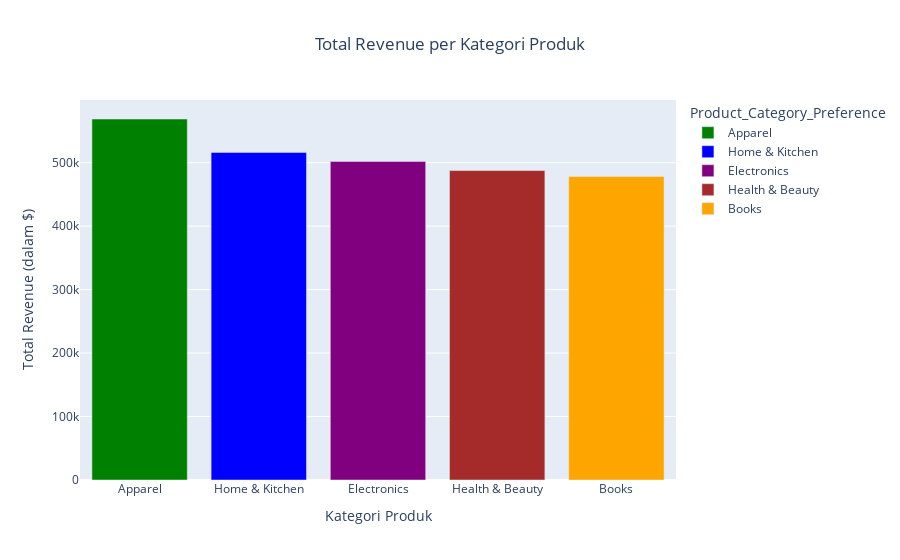

The code cell stored with this chart in its notebook:
### Markdown cell above
Untuk melihat proporsi kategori produk terhadap total revenue, pertama dilakukan pengelompokkan kategori produk dan menghitung revenue yang dihasilkan berdasarkan masing-masing produk, lalu ditampilkan menggunakan diagram bar. Konstruksinya seperti dibawah ini:

### Code cell
# menjumlahkan revenue dari masing-masing kategori produk menggunakan fungsi .groupby() dan .sum() lalu diurutkan berdasarkan revenue tertinggi
cat_bar = data.groupby('Product_Category_Preference')['Total_Spending'].sum().reset_index()
cat_bar = cat_bar.sort_values('Total_Spending', ascending=False)

# menampilkan visualisasi diagram bar plotly menggunakan fungsi px.bar()
fig = px.bar(cat_bar, x='Product_Category_Preference', y='Total_Spending', 
             color='Product_Category_Preference',
             color_discrete_sequence=['green', 'blue', 'purple', 'brown', 'orange'],
             title='Total Revenue per Kategori Produk')

# mengubah judul axis x dan y dan beberapa layout menggunakan fungsi .update_layout()
fig.update_layout(
    xaxis_title= 'Kategori Produk',
    yaxis_title= 'Total Revenue (dalam $)',
    title_x = 0.5)

# menampilkan diagram
fig.show()

### Figure 1 — Plotly figure (JSON) as saved in the notebook; plotly's stock layout.template omitted (floating-point values rounded to 4 significant figures)
{"data": [{"alignmentgroup": "True", "hovertemplate": "Product_Category_Preference=%{x}<br>Total_Spending=%{y}<extra></extra>", "legendgroup": "Apparel", "marker": {"color": "green", "pattern": {"shape": ""}}, "name": "Apparel", "offsetgroup": "Apparel", "orientation": "v", "showlegend": true, "textposition": "auto", "type": "bar", "x": ["Apparel"], "xaxis": "x", "y": [568820], "yaxis": "y"}, {"alignmentgroup": "True", "hovertemplate": "Product_Category_Preference=%{x}<br>Total_Spending=%{y}<extra></extra>", "legendgroup": "Home & Kitchen", "marker": {"color": "blue", "pattern": {"shape": ""}}, "name": "Home & Kitchen", "offsetgroup": "Home & Kitchen", "orientation": "v", "showlegend": true, "textposition": "auto", "type": "bar", "x": ["Home & Kitchen"], "xaxis": "x", "y": [516217], "yaxis": "y"}, {"alignmentgroup": "True", "hovertemplate": "Product_Category_Preference=%{x}<br>Total_Spending=%{y}<extra></extra>", "legendgroup": "Electronics", "marker": {"color": "purple", "pattern": {"shape": ""}}, "name": "Electronics", "offsetgroup": "Electronics", "orientation": "v", "showlegend": true, "textposition": "auto", "type": "bar", "x": ["Electronics"], "xaxis": "x", "y": [502030], "yaxis": "y"}, {"alignmentgroup": "True", "hovertemplate": "Product_Category_Preference=%{x}<br>Total_Spending=%{y}<extra></extra>", "legendgroup": "Health & Beauty", "marker": {"color": "brown", "pattern": {"shape": ""}}, "name": "Health & Beauty", "offsetgroup": "Health & Beauty", "orientation": "v", "showlegend": true, "textposition": "auto", "type": "bar", "x": ["Health & Beauty"], "xaxis": "x", "y": [487525], "yaxis": "y"}, {"alignmentgroup": "True", "hovertemplate": "Product_Category_Preference=%{x}<br>Total_Spending=%{y}<extra></extra>", "legendgroup": "Books", "marker": {"color": "orange", "pattern": {"shape": ""}}, "name": "Books", "offsetgroup": "Books", "orientation": "v", "showlegend": true, "textposition": "auto", "type": "bar", "x": ["Books"], "xaxis": "x", "y": [478365], "yaxis": "y"}], "layout": {"barmode": "relative", "legend": {"title": {"text": "Product_Category_Preference"}, "tracegroupgap": 0}, "title": {"text": "Total Revenue per Kategori Produk", "x": 0.5}, "xaxis": {"anchor": "y", "categoryarray": ["Apparel", "Home & Kitchen", "Electronics", "Health & Beauty", "Books"], "categoryorder": "array", "domain": [0, 1], "title": {"text": "Kategori Produk"}}, "yaxis": {"anchor": "x", "domain": [0, 1], "title": {"text": "Total Revenue (dalam $)"}}}}
